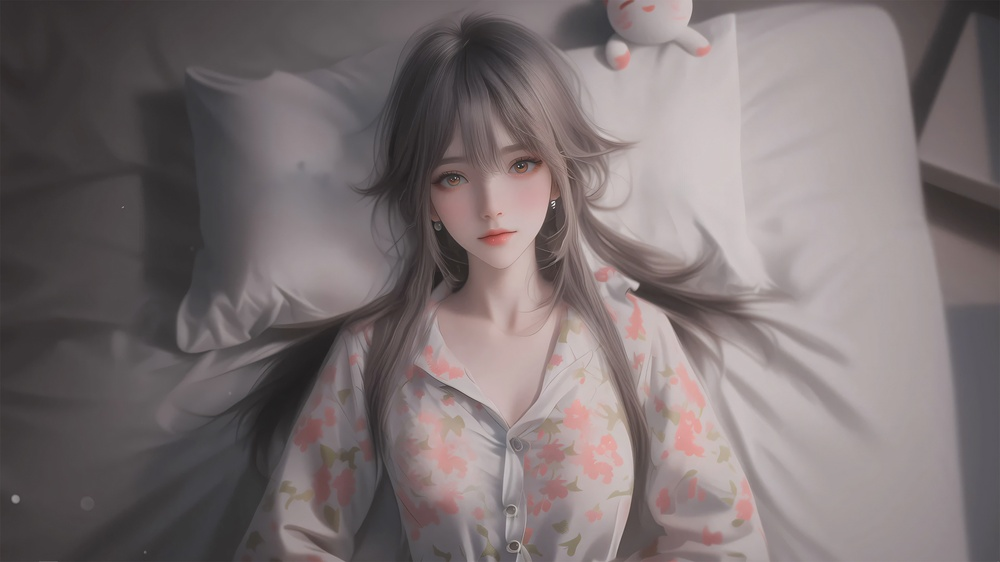
#> input picture resources/test.jpg, 1000 x 562 px, shrunk from 1920 x 1080 before the run, found by its file name
$ python '极坐标变换.py'
#> lines starting #> are read from the running program, lines starting #| are printed output that depends on the picture
### jassor/utils/__init__.py
import importlib
my_modules = {
    'Logger': '.logger',
    'TimerManager': '.timer',
    'Timer': '.timer',
    'Queue': '.multiprocess',
    'Closed': '.multiprocess',
    'Process': '.multiprocess',
    'QueueMessageException': '.multiprocess',
    'JassorJsonEncoder': '.json_encoder',
    'Merger': '.merger',
    'random_colors': '.color',
    'random_rainbow_curves': '.color',
    'plot': '.jassor_plot_lib',
    'plots': '.jassor_plot_lib',
    'Table': '.table',
    'uniform_iter': '.iter_method',
    'crop': '.cropper',
    # 'SlideWriter': '.writer_asap',
    'SlideWriter': '.writer_tiff',
    'image2slide': '.write_tiff_func',
    'BBox': '.bbox',
    'bbox_to_contour': '.bbox',
    'bbox_join_region': '.bbox',
    'bbox_inter': '.bbox',
    'bbox_inter_area_matrix': '.bbox',
    'bbox_lurd2xywh': '.bbox',
    'bbox_xywh2lurd': '.bbox',
    'bbox_luwh2xywh': '.bbox',
    'bbox_xywh2luwh': '.bbox',
    'bbox_lurd2luwh': '.bbox',
    'bbox_luwh2lurd': '.bbox',
    'ipynb2pycode': '.ipynb2pycode',
    'align_fourier': '.align_in_fourier',
    'align_keypoint': '.align_in_keypoint',
}


def __getattr__(name):
    if name in my_modules:
        module = importlib.import_module(my_modules[name], __package__)
        return getattr(module, name)
    else:
        raise ModuleNotFoundError(f'The import name {name} not in this utils, check if want to import {list(my_modules.keys())}')


__all__ = list(my_modules)

### jassor/test/极坐标变换.py
import cv2
import jassor.utils as J


img = cv2.imread(rf'C:\Users\jizhe\Pictures\test.jpg', cv2.IMREAD_GRAYSCALE)
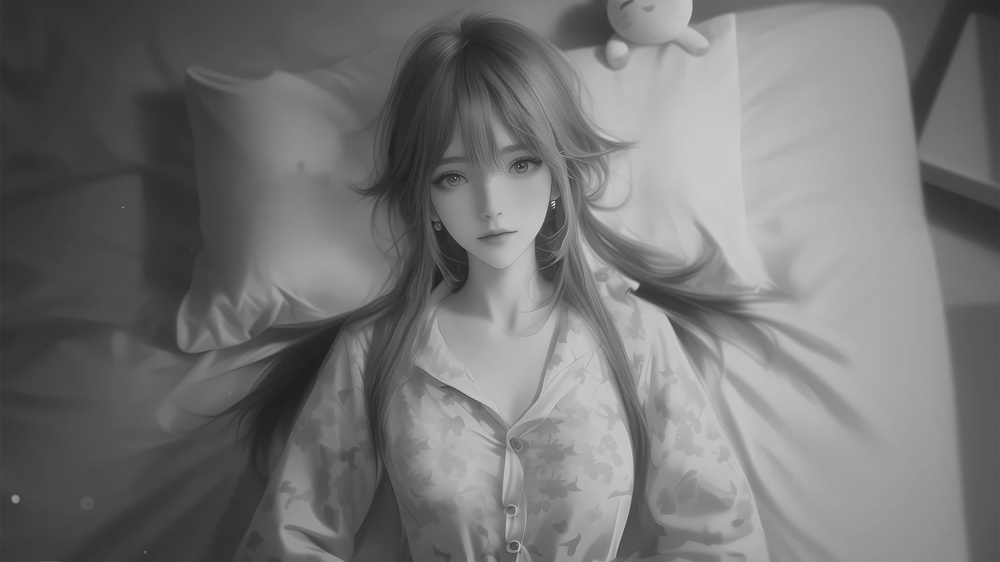
#> img: shape (562, 1000); min 30, max 255, mean 116.2
h, w = img.shape
#> h = 562; w = 1000
# 前面是双线性插值，后面是填充所有目标图像素
flags = cv2.INTER_LINEAR | cv2.WARP_FILL_OUTLIERS
# 圆心坐标
# center = (float(img.shape[0] / 2), float(img.shape[1] / 2))
center = (0, 0)
# 圆的半径
maxRadius = (h**2 + w**2) ** 0.5
#> maxRadius = 1147.1

# linear Polar 极坐标变换, None表示OpenCV根据输入自行决定输出图像尺寸
polar_img = cv2.warpPolar(img, None, center, maxRadius, flags)
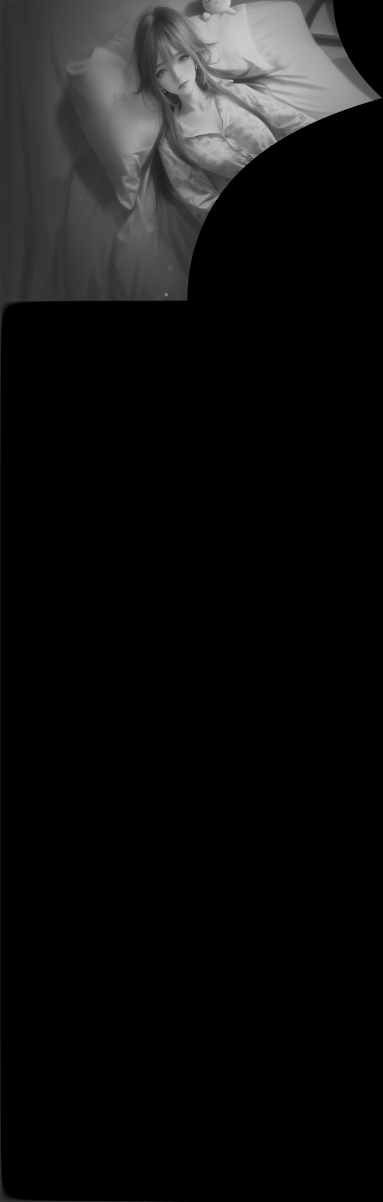
#> polar_img: shape (3604, 1147) (shown at 1/3 size); min 0, max 224, mean 17.2

J.plots([img, polar_img])
#> (this line was passed over: jassor is not available in this run)
